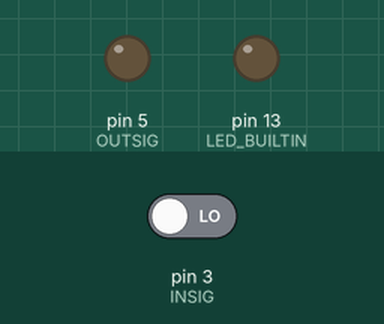
Simulated run of this sketch. Board: Arduino Uno, built with avr-gcc and run on an emulated ATmega328P. On the bench: output pins drawn as LEDs (lit = HIGH). The test bench sets the inputs (shaded band); at power-on: pin 3 (INSIG) LOW.

Above: at 1.2 s.
1.3 s: pin 3 (INSIG) driven HIGH
At 1.6 s:
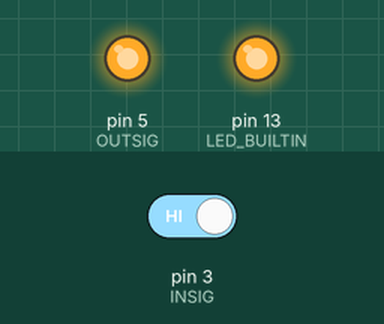
2.8 s: pin 3 (INSIG) driven LOW
At 3.9 s:
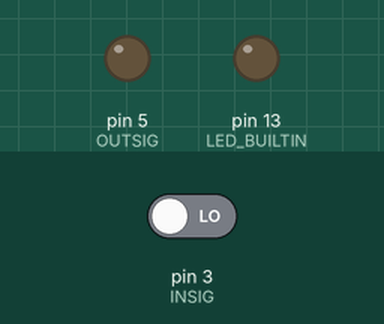
Timing chart, 0 to 5.8 s (numbered marks = the images above; inputs shaded):
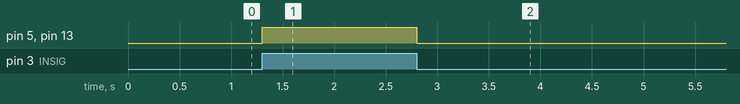

Measured:
- after the input at 1.3 s, pin 5 (OUTSIG), pin 13 (LED_BUILTIN): LOW → HIGH at once
- after the input at 2.8 s, pin 5 (OUTSIG), pin 13 (LED_BUILTIN): HIGH → LOW at once

The sketch:

sketch_aug15_divide.ino
```cpp
#include <ctype.h>
#include <math.h>

#define INSIG 3
#define OUTSIG 5
#define DEBUG 0

void setup() {
  // put your setup code here, to run once:
  pinMode(LED_BUILTIN, OUTPUT);
  pinMode(INSIG, INPUT);
  pinMode(OUTSIG, OUTPUT);
#if DEBUG
  Serial.begin(9600);
#endif
}

void high() {
  digitalWrite(LED_BUILTIN, HIGH);
  digitalWrite(OUTSIG, HIGH);
}

void low() {
  digitalWrite(LED_BUILTIN, LOW);
  digitalWrite(OUTSIG, LOW);
}

bool isOn = false;
bool silence = true;

void loop() {
  bool current = digitalRead(INSIG) == HIGH;
#if DEBUG
  Serial.print("Loop "); Serial.print(digitalRead(INSIG)); Serial.print(current ? "T" : "F"); Serial.print("\n");
#endif
#if 0
  if (current) high(); else low();
#else
  if (!isOn && current) {
    silence = !silence;
    if (!silence)
      high();
  } else if (isOn && !current) {
    if (!silence)
      low();
  }
  isOn = current;
#endif
}
```
